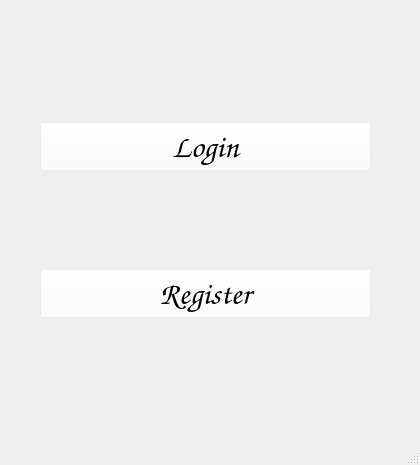
<?xml version="1.0" encoding="UTF-8"?>
<ui version="4.0">
 <class>GuiApp</class>
 <widget class="QMainWindow" name="GuiApp">
  <property name="geometry">
   <rect>
    <x>0</x>
    <y>0</y>
    <width>420</width>
    <height>465</height>
   </rect>
  </property>
  <property name="windowTitle">
   <string>Welcome to Library</string>
  </property>
  <property name="windowIcon">
   <iconset resource="res.qrc">
    <normaloff>:/image/logo</normaloff>:/image/logo</iconset>
  </property>
  <property name="styleSheet">
   <string notr="true"/>
  </property>
  <widget class="QWidget" name="centralwidget">
   <widget class="QWidget" name="verticalLayoutWidget">
    <property name="geometry">
     <rect>
      <x>40</x>
      <y>30</y>
      <width>331</width>
      <height>381</height>
     </rect>
    </property>
    <layout class="QVBoxLayout" name="verticalLayout_3">
     <item>
      <widget class="QPushButton" name="Login">
       <property name="font">
        <font>
         <family>Comic Sans MS</family>
         <pointsize>24</pointsize>
        </font>
       </property>
       <property name="styleSheet">
        <string notr="true">background-color: rgba(255, 255, 255,50);</string>
       </property>
       <property name="text">
        <string>Login</string>
       </property>
      </widget>
     </item>
     <item>
      <widget class="QPushButton" name="Register">
       <property name="font">
        <font>
         <family>Comic Sans MS</family>
         <pointsize>24</pointsize>
        </font>
       </property>
       <property name="styleSheet">
        <string notr="true">background-color: rgba(255, 255, 255,50);</string>
       </property>
       <property name="text">
        <string>Register</string>
       </property>
      </widget>
     </item>
    </layout>
   </widget>
  </widget>
  <widget class="QMenuBar" name="menubar">
   <property name="geometry">
    <rect>
     <x>0</x>
     <y>0</y>
     <width>420</width>
     <height>19</height>
    </rect>
   </property>
  </widget>
  <widget class="QStatusBar" name="statusbar"/>
 </widget>
 <resources>
  <include location="res.qrc"/>
 </resources>
 <connections/>
</ui>
